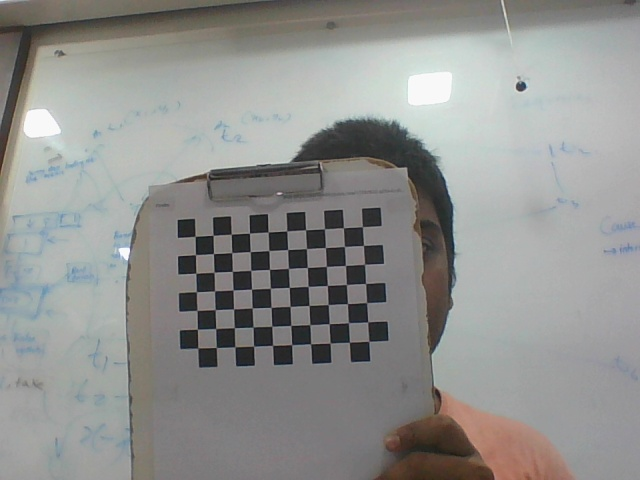
#> input picture Task_3/assets/image_1.jpg, 640 x 480 px; its folder holds 4 pictures in this run
$ python distortion_estimation.py
#> lines starting #> are read from the running program, lines starting #| are printed output that depends on the picture; after the words box and inside, x2 and y2 are one past the last pixel; in counts of white or black regions, pixels touching at a corner belong together; long printed decimals are rounded
# The aim is to initially assume zero distortion, then calculate and plot the reprojection errors,
# and based on these errors, we will then determine the type of distortion
import cv2
import numpy as np
import glob
import os

pattern_size = (10,7)
images = glob.glob("assets/*.jpg")
images.sort(key=lambda x: int(os.path.basename(x).split('_')[1].split('.')[0]))

# Loading the intrinsic and extrinsic matrices along with the coordinate points for images in world and image frame
K = np.load("../Task_2/K.npy")
#> (reads Task_2/K.npy from the repository)
img_points = np.load("../Task_2/image_points.npy")
#> (reads Task_2/image_points.npy from the repository)
world_points = np.load("../Task_2/world_points.npy")
#> (reads Task_2/world_points.npy from the repository)
M_ext = np.load("M_ext.npy")
#> (reads Task_3/M_ext.npy from the repository)

world_points = world_points.reshape(14, 70, 2)
num_images = world_points.shape[0]
num_points = world_points.shape[1]

Z =np.zeros((num_images, num_points, 1))
ones = np.ones((num_images, num_points, 1))

world_mtx = np.concatenate((world_points, Z, ones), axis=2)
np.save("World_mtx", world_mtx)
print(world_mtx.shape[0])

image_errors = []
all_errors = []
all_points = []

for i in range(num_images):
    img = cv2.imread(images[i])
#> img is the input picture: shape (480, 640, 3); mean B, G, R 142.7, 144.8, 144.3
    gray = cv2.cvtColor(img, cv2.COLOR_BGR2GRAY)
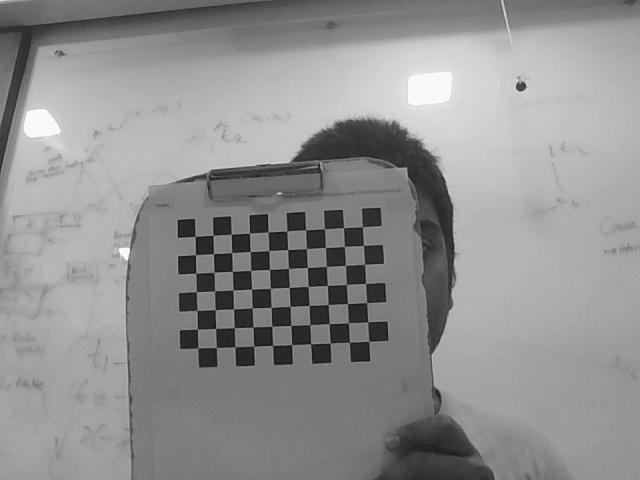
#> gray: shape (480, 640); min 20, max 254, mean 144.4

    P = K @ M_ext[i]
    proj_coordinates = (P @ world_mtx[i].T).T
    proj_points = proj_coordinates[:,:2] / proj_coordinates[:, 2][:, None]

    ret, corners = cv2.findChessboardCorners(gray, pattern_size, None)
#> ret = True; corners = 70 rows, first 8: [195, 236.2], [213, 235.1], [231.1, 234], [249.5, 233.1], [268, 232], [286.7, 230.9], [305.7, 229.9], [324.3, 228.8]

    if ret:
        points_cal = corners.reshape(-1,2)
#> points_cal = 70 pairs, first value 195 to 369.1, second value 226.7 to 348.1

        error = proj_points - points_cal
#> error = 70 pairs, first value -0.239 to 0.726, second value -0.165 to 1.29
        error_mag = np.linalg.norm(error, axis=1)
#> error_mag = 70 values, max 1.32 at index 29, min 0.12 at index 10, mean 0.532

        mean_error = np.mean(error_mag)
#> mean_error = 0.532
        image_errors.append(mean_error)
        all_errors.append(error)
        all_points.append(points_cal)

        print(f" Error for the image {i+1} is : ", mean_error)
#|  Error for the image 1 is :  0.5323

        for j in range(len(points_cal)):
            p1 = tuple(points_cal[j].astype(int))
            p2 = tuple(proj_points[j].astype(int))

            cv2.circle(img, p1, 2, (0,255,0), -1)
            cv2.circle(img, p2, 2, (0,0,255), -1)

            cv2.arrowedLine(img, p1, p2, (255,0,0), 1)
#> this loop made 70 passes
#> (p1, p2) on passes 1, 2, 6, 7, 8, 10, 16, 17, 18, 19, 20, 24: ((195, 236), (194, 236)), ((213, 235), (212, 235)), ((286, 230), (286, 231)), ((305, 229), (305, 230)), ((324, 228), (324, 229)), ((362, 226), (362, 227)), ((287, 249), (287, 250)), ((306, 248), (306, 249)), ((325, 247), (325, 248)), ((344, 246), (344, 247)), ((363, 245), (363, 246)), ((250, 270), (251, 270))
#> p2 on passes 3, 4, 5, 9, 11, 12: (231, 234), (249, 233), (268, 232), (343, 228), (195, 254), (213, 253)
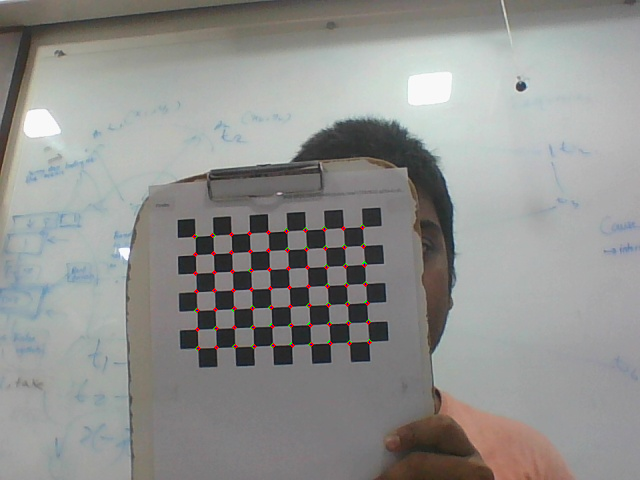
#> img: shape (480, 640, 3); 0.37% of pixels changed, all inside (x1, y1, x2, y2) = (192, 224, 372, 351)
        store_path = 'output'
        os.makedirs(store_path, exist_ok=True)

        img_name = f"output/reproj_{i+1}.jpg"
        cv2.imwrite(img_name, img)

    else:
        print("Error detecting the image!!")
#> pass 2 of the loop `for i in range(num_images):`:
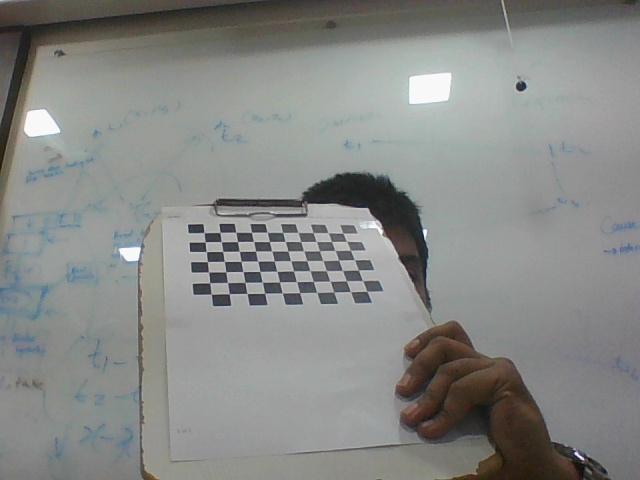
#> input picture Task_3/assets/image_10.jpg, 640 x 480 px
#> img is the input picture: shape (480, 640, 3); mean B, G, R 134.4, 136.8, 134.9
#> corners = 70 rows, first 8: [204, 232.5], [220, 232.5], [235.7, 232.2], [251.5, 232.3], [267.1, 232.1], [282.6, 232.6], [297.9, 232.2], [313.2, 232.7]
#> points_cal = 70 pairs, first value 204 to 366.7, second value 232.1 to 294.2
#> error = 70 pairs, first value -21.36 to 25.16, second value -14.52 to 51.22
#> error_mag = 70 values, max 51.65 at index 69, min 2.87 at index 15, mean 25.62
#> mean_error = 25.62
#|  Error for the image 2 is :  25.623
#> the loop `for j in range(len(points_cal)):` made 70 passes
#> (p1, p2) on passes 1 to 8: ((203, 232), (182, 218)), ((219, 232), (201, 218)), ((235, 232), (220, 218)), ((251, 232), (240, 218)), ((267, 232), (260, 218)), ((282, 232), (281, 219)), ((297, 232), (302, 219)), ((313, 232), (323, 219))
#> after the loop `for j in range(len(points_cal)):`:
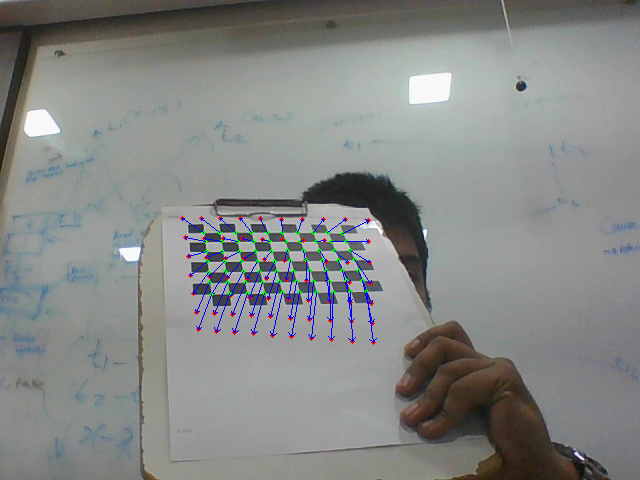
#> img: shape (480, 640, 3); 1.06% of pixels changed, all inside (x1, y1, x2, y2) = (180, 216, 377, 345)
#> pass 3 of the loop `for i in range(num_images):`:
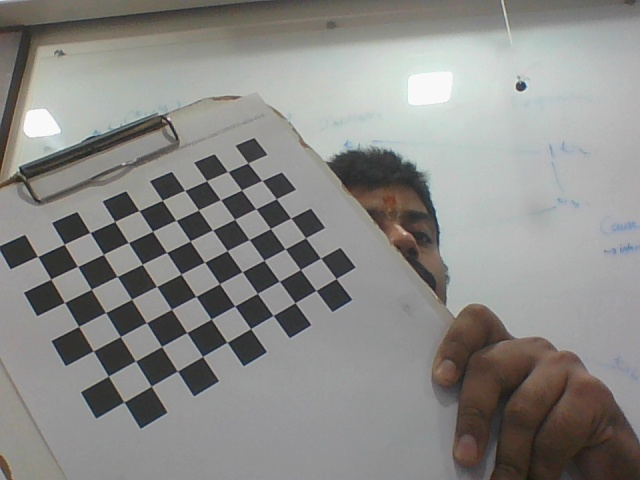
#> input picture Task_3/assets/image_11.jpg, 640 x 480 px
#> img is the input picture: shape (480, 640, 3); mean B, G, R 135.1, 137.8, 138.4
#> corners = 70 rows, first 8: [37.83, 256.6], [64.44, 244.3], [89.93, 232.5], [114.6, 221.4], [139, 210.5], [162.4, 200.4], [184.9, 190.6], [206.5, 180.8]
#> points_cal = 70 pairs, first value 37.83 to 336.3, second value 163.3 to 402
#> error = 70 pairs, first value 12.04 to 86.87, second value -1.69 to 54.13
#> error_mag = 70 values, max 92.27 at index 0, min 36.78 at index 64, mean 62.3
#> mean_error = 62.3
#|  Error for the image 3 is :  62.301
#> the loop `for j in range(len(points_cal)):` made 70 passes
#> (p1, p2) on passes 1 to 8: ((37, 256), (124, 287)), ((64, 244), (143, 279)), ((89, 232), (162, 271)), ((114, 221), (181, 263)), ((139, 210), (201, 255)), ((162, 200), (220, 246)), ((184, 190), (240, 238)), ((206, 180), (259, 230))
#> after the loop `for j in range(len(points_cal)):`:
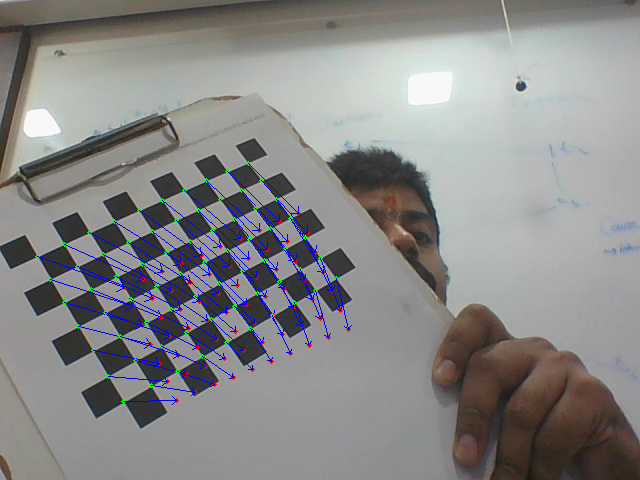
#> img: shape (480, 640, 3); 1.85% of pixels changed, all inside (x1, y1, x2, y2) = (35, 161, 352, 405)
#> (the run stopped early here; a loop or call above may not have finished)
